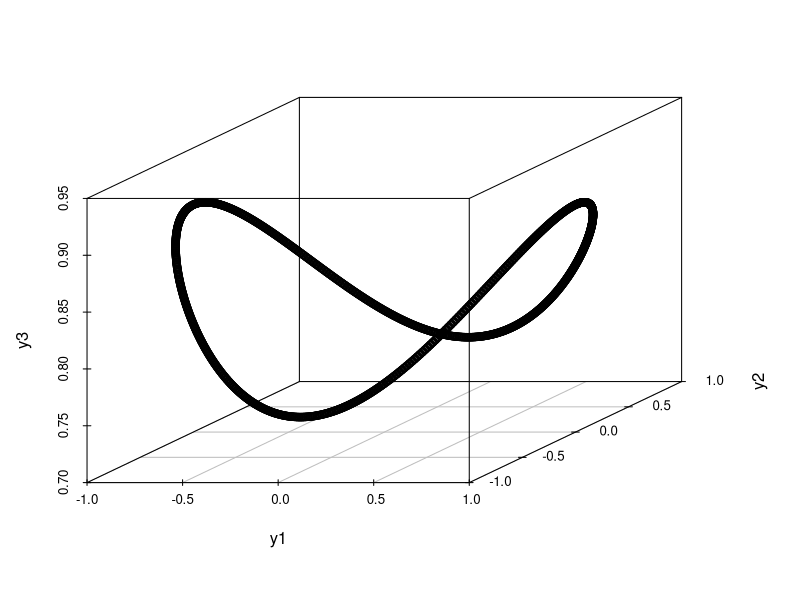
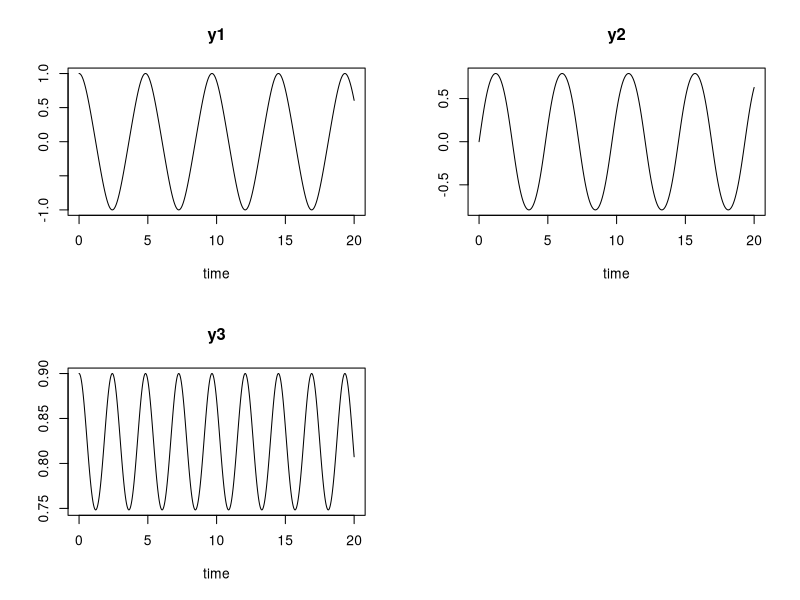

R code for these plots, in order:
# Euler equation for rigid bodies
# y1, y2, y3 are coordinates of the rotation vector
# I1, I2, I3 are moments of inertia along 3 axes
# 3 simultaneous equations:

# dy1/dt = ((I2 - I3) / I1) * y2 * y3
# dy2/dt = ((I3 - I1) / I2) * y3 * y1
# dy3/dt = ((I1 - I2) / I3) * y1 * y2

# Parameters: I1, I2, I3
# Initial conditions: y1, y2, y3

library(deSolve)
library(scatterplot3d)

rigidmode <- function(t, y, para){
  I1 = para[1]
  I2 = para[2]
  I3 = para[3]
  
  dy1 = ((I2 - I3) / I1) * y[2] * y[3]
  dy2 = ((I3 - I1) / I2) * y[3] * y[1]
  dy3 = ((I1 - I2) / I3) * y[1] * y[2]
  
  list(c(dy1, dy2, dy3))
  # function automatically returns dy as a list
}

# Define initial values
y = c(y1 = 1, y2 = 0, y3 = 0.9)

# Define parameters
para = c(I1 = 0.5, I2 = 2.0, I3 = 3.0)

# Define time interval
t = seq(0, 20, 0.01)

# Calling ODE function
out <- ode(y = y, times = t, func = rigidmode, parms = para)

# Plotting the solution
# Phase plot
X11(scatterplot3d(out[,-1])) # minus sign means remove - here remove 1st column (time)

plot(out) # will cause function overloading
